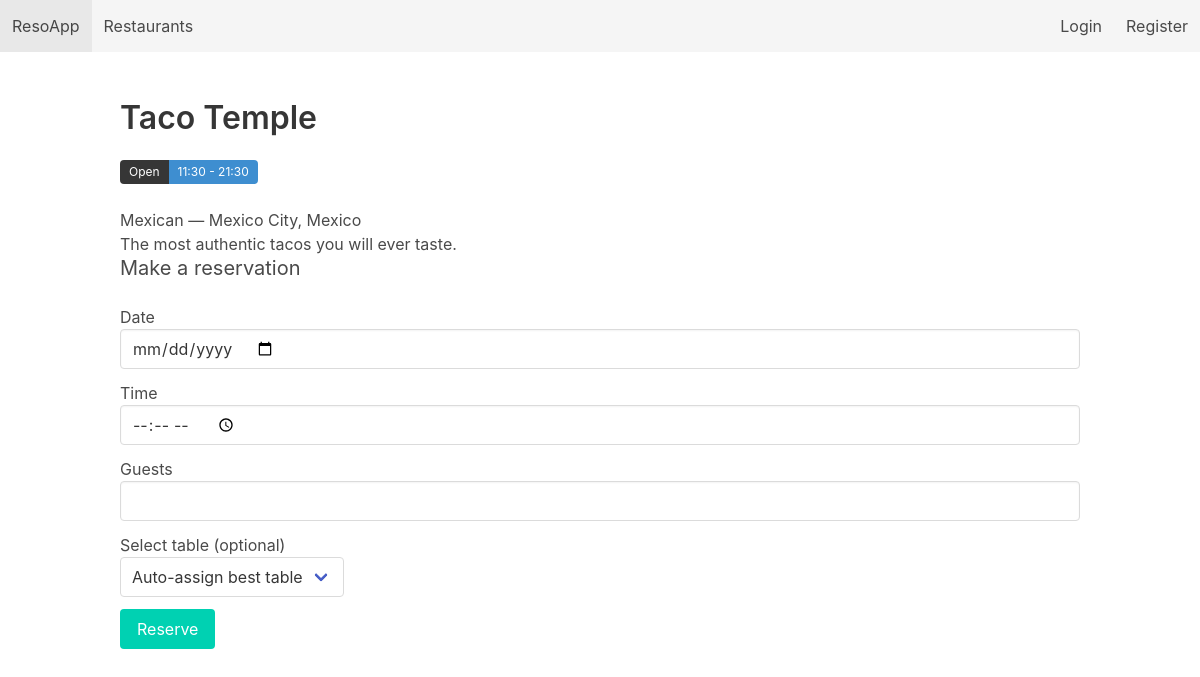
The page /restaurant/5 on the database its author committed.
### tables this page shows
CREATE TABLE Restaurants (
        restaurant_id INTEGER PRIMARY KEY AUTOINCREMENT,
        name          TEXT NOT NULL,
        location      TEXT NOT NULL,
        cuisine       TEXT,
        rating        REAL CHECK (rating >= 0 AND rating <= 5),
        description   TEXT,
        opening_time  TEXT,
        closing_time  TEXT,
        created_at    DATE DEFAULT (DATE('now'))
    );

### app.py (the view, shortened to what this page needs)
@app.route('/restaurant/<int:rid>', methods=['GET', 'POST'])
def restaurant_detail(rid):
    db = get_db()
    restaurant = db.execute("SELECT * FROM Restaurants WHERE restaurant_id = ?", (rid,)).fetchone()
    if not restaurant:
        flash('Restaurant not found.', 'danger')
        return redirect(url_for('restaurants'))
    today_date = datetime.now().strftime('%Y-%m-%d')
    tables = db.execute("SELECT * FROM Tables WHERE restaurant_id = ?", (rid,)).fetchall()
    return render_template('restaurant_detail.html', restaurant=restaurant, tables=tables, today_date=today_date)

### app.py (called while the page is built)
def get_db():
    if 'db' not in g:
        g.db = sqlite3.connect(DB_PATH, detect_types=sqlite3.PARSE_DECLTYPES)
        g.db.row_factory = sqlite3.Row
        g.db.execute("PRAGMA foreign_keys = ON;")
    return g.db

### templates/restaurant_detail.html (shortened to what this page needs)
{% extends "base.html" %} {% block content %}
<h2 class="title">{{ restaurant['name'] }}</h2>
{% if restaurant.opening_time and restaurant.closing_time %}
<div class="tags has-addons">
  <span class="tag is-dark">Open</span>
  <span class="tag is-info"
    >{{ restaurant.opening_time }} - {{ restaurant.closing_time }}</span
  >
</div>
{% endif %}
<p>{{ restaurant['cuisine'] }} — {{ restaurant['location'] }}</p>
<p>{{ restaurant['description'] }}</p>
{% if reservation and edit_mode %}
<h3 class="subtitle">Edit reservation #{{ reservation['reservation_id'] }}</h3>
<form method="post">
  <div class="field">
    <label>Date</label>
    <input
      class="input"
      type="date"
      name="date"
      value="{{ reservation['reservation_date'] }}"
      min="{{ today_date }}"
      required
    />
  </div>
  <div class="field">
    <label>Time</label
    ><input
      class="input"
      type="time"
      name="time"
      value="{{ reservation['reservation_time'] }}"
      required
    />
  </div>
  <div class="field">
    <label>Guests</label
    ><input
      class="input"
      type="number"
      name="guests"
      value="{{ reservation['guests'] }}"
      min="1"
      required
    />
  </div>
  <div class="control">
    <button class="button is-primary">Update</button>
    <button
      class="button is-danger"
      name="action"
      value="cancel"
      formmethod="post"
    >
      Cancel Reservation
    </button>
  </div>
</form>
{% else %}
<h3 class="subtitle">Make a reservation</h3>
<form method="post">
  <div class="field">
    <label>Date</label>
    <input
      class="input"
      type="date"
      name="date"
      min="{{ today_date }}"
      required
    />
  </div>
  <div class="field">
    <label>Time</label><input class="input" type="time" name="time" required />
  </div>
  <div class="field">
    <label>Guests</label
    ><input class="input" type="number" name="guests" min="1" required />
  </div>
  <div class="field">
    <label>Select table (optional)</label>
    <div class="control">
      <div class="select">
        <select name="table_id">
          <option value="">Auto-assign best table</option>
        </select>
      </div>
    </div>
  </div>
  <div class="control"><button class="button is-primary">Reserve</button></div>
</form>
{% endif %} {% endblock %}

### rows shown on the page
Restaurants: name "Taco Temple", opening_time "11:30", closing_time "21:30", cuisine "Mexican", location "Mexico City, Mexico", description "The most authentic tacos you will ever taste."
